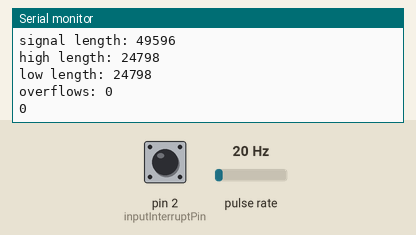
This sketch was run on a simulated Arduino Mega 2560, built with avr-gcc and run on an emulated ATmega2560. On the bench: the last lines printed to the serial monitor. Wiring (inferred from the names in the program): pulse sensor: data pin 48. The test bench sets the inputs (shaded band); at power-on: pulse rate 20 Hz, pin 2 (inputInterruptPin) LOW.

Above: at 1.2 s.
1.3 s: pulse rate (sensor on pin 48) set to 4 Hz
At 1.72 s:
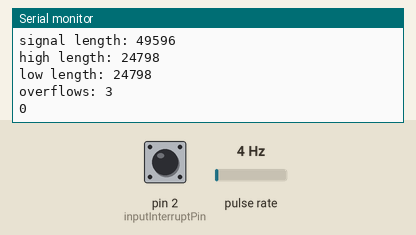
2.8 s: pin 2 (inputInterruptPin) pulled HIGH for 0.15 s
At 3.54 s:
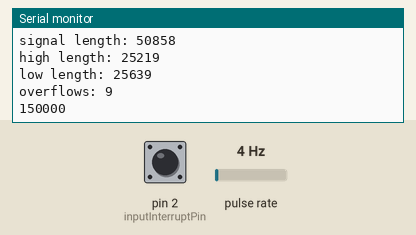
4.4 s: pulse rate (sensor on pin 48) set to 100 Hz
At 4.65 s:
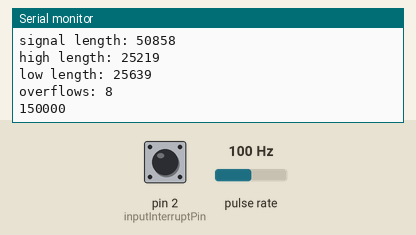
7.4 s: pin 2 (inputInterruptPin) pulled HIGH for 1 s
At 8.67 s:
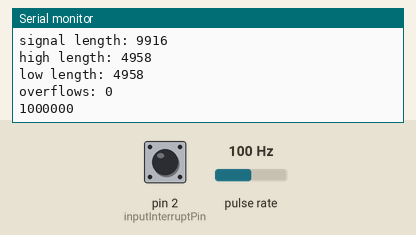
11.4 s: pin 2 (inputInterruptPin) pulled HIGH for 0.15 s
At 11.97 s:
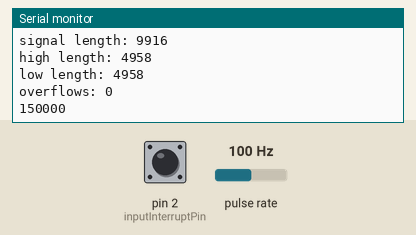
Timing chart, 0 to 14.4 s (numbered marks = the images above; inputs shaded):
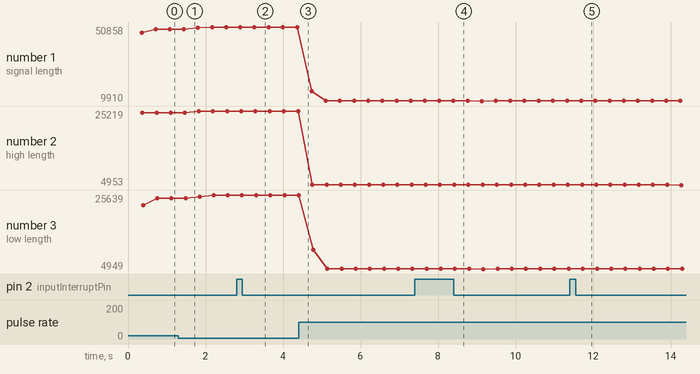

The sketch:

vanes_ICPISR.ino
```cpp
/*
  Reading PWM from Interrupts and ICP -- Compare Methods
*/

const int inputInterruptPin = 2;
const int inputCapturePin = 48; // Oder 49

volatile unsigned long pwm_val = 0;
volatile unsigned long tmp_count = 0;

#define inter0 (PINE & 0b00010000)

const int prescale = 8;
const byte prescaleBits = B010; // Prescale Factor factor8 = B010; factor1 = B001;
const long precision = (1000000/(F_CPU / 1000)) * prescale;

const int numberOfEntries = 8;
const int countSamplePeriod = 350;

volatile byte index = 0;
volatile byte count_enabled = 0; // 0 disables - 1 Enables
volatile unsigned int results[numberOfEntries]; // 16-bit value
volatile int overflows = 0;

unsigned long pulse_ON = 0;  // Time of enconder on
unsigned long pulse_OFF = 0; // Time of enconder off

unsigned long pulse_ON_avg = 0;  // Average time on
unsigned long pulse_OFF_avg = 0; // Average time off

const float encConversion = 359.91; // Rotary encoder conversion constant
float angle = 0.0; // Should be float?
unsigned long signalDuration = 0;

/* ICR interrupt vector */
ISR(TIMER5_CAPT_vect) {
  TCNT5 = 0; // Reset the counter
  if (count_enabled) {
    if (index != 0 || bitRead(TCCR5B, ICES5) == true) { // Wait Raising Edge
      if (index < numberOfEntries) {
        results[index] = ICR5; // Save the InputCaptureRegister
        index++;
      }
    }
  }
  TCCR5B ^= _BV(ICES5);  // togge bit to trigger on the other edge
}
/* Allow Overflow interruptions from timer5 ATMega2560*/
ISR(TIMER5_OVF_vect) {
  overflows++;
}

void analyze() {
  if (inter0)
    tmp_count = micros(); // positive edge
  else
    pwm_val = micros() - tmp_count; // negative edge; get pulse width
}

void setup() {
  pinMode(inputCapturePin, INPUT);
  pinMode(inputInterruptPin, INPUT);

  TCCR5A = 0; // Normal Counting Mode
  TCCR5B = prescaleBits; // set prescale bits
  TCCR5B |= _BV(ICES5); // enable input capture

  bitSet(TIMSK5, ICIE5); // enable input capture interrupt for timer5
  bitSet(TIMSK5, TOIE5); // Enable overflow interrupt

  Serial.begin(9600);
  Serial.print("Pulses with precision: ");
  Serial.println(precision); // report duration of each tick in nanoseconds
  Serial.println("Ready for compare");
  attachInterrupt(0, analyze, CHANGE);
}

void loop() {
  count_enabled = 1;
  delay(countSamplePeriod);
  count_enabled = 0;
  if (index > 0) {
    //Serial.println("Duration in microseconds are: ");
    for (byte i=0; i < numberOfEntries; i++) {
      if (i % 2 == 0) {
        pulse_OFF += results[i] * precision;
      }
      else {
        pulse_ON += results[i] * precision;
      }
    }
    //Serial.println(results[1]);
    pulse_ON_avg = pulse_ON / (500 * numberOfEntries);
    pulse_OFF_avg = pulse_OFF / (500 * numberOfEntries);
    signalDuration = (pulse_ON_avg + pulse_OFF_avg);
    /*angle = ((pulse_ON_avg * signalDuration)/(pulse_ON_avg + pulse_OFF_avg)) - 1;*/
    /*angle = (angle * encConversion) / signalDuration;*/
    Serial.print("signal length: ");
    Serial.println(signalDuration , DEC); // duration in microseconds
    Serial.print("high length: ");
    Serial.println(pulse_ON_avg , DEC); // duration in microseconds
    Serial.print("low length: ");
    Serial.println(pulse_OFF_avg , DEC); // duration in microseconds
    Serial.print("overflows: ");
    Serial.println(overflows, DEC);
    /*Serial.print("angle: ");*/
    /*Serial.println(angle , DEC); // duration in microseconds*/
    index = 0;
    pulse_OFF = 0;
    pulse_ON = 0;
    overflows = 0;
  }
    Serial.println(pwm_val, DEC);
}
```

Measured:
- after the input at 1.3 s, the serial monitor: prints a new line after 0.21 s (image 1)
- after the input at 2.8 s, the serial monitor: prints a new line after 0.54 s (image 2)
- after the input at 7.4 s, the serial monitor: prints a new line after 1.1 s (image 4)
- after the input at 11.4 s, the serial monitor: prints a new line after 0.37 s (image 5)
- plotted number 1: 49596 → 50858 after the input at 1.3 s, 50858 → 9915 after the input at 4.4 s
- plotted number 2: 24798 → 25219 after the input at 1.3 s, 25219 → 4957 after the input at 4.4 s
- plotted number 3: 24798 → 25639 after the input at 1.3 s, 25639 → 4958 after the input at 4.4 s
